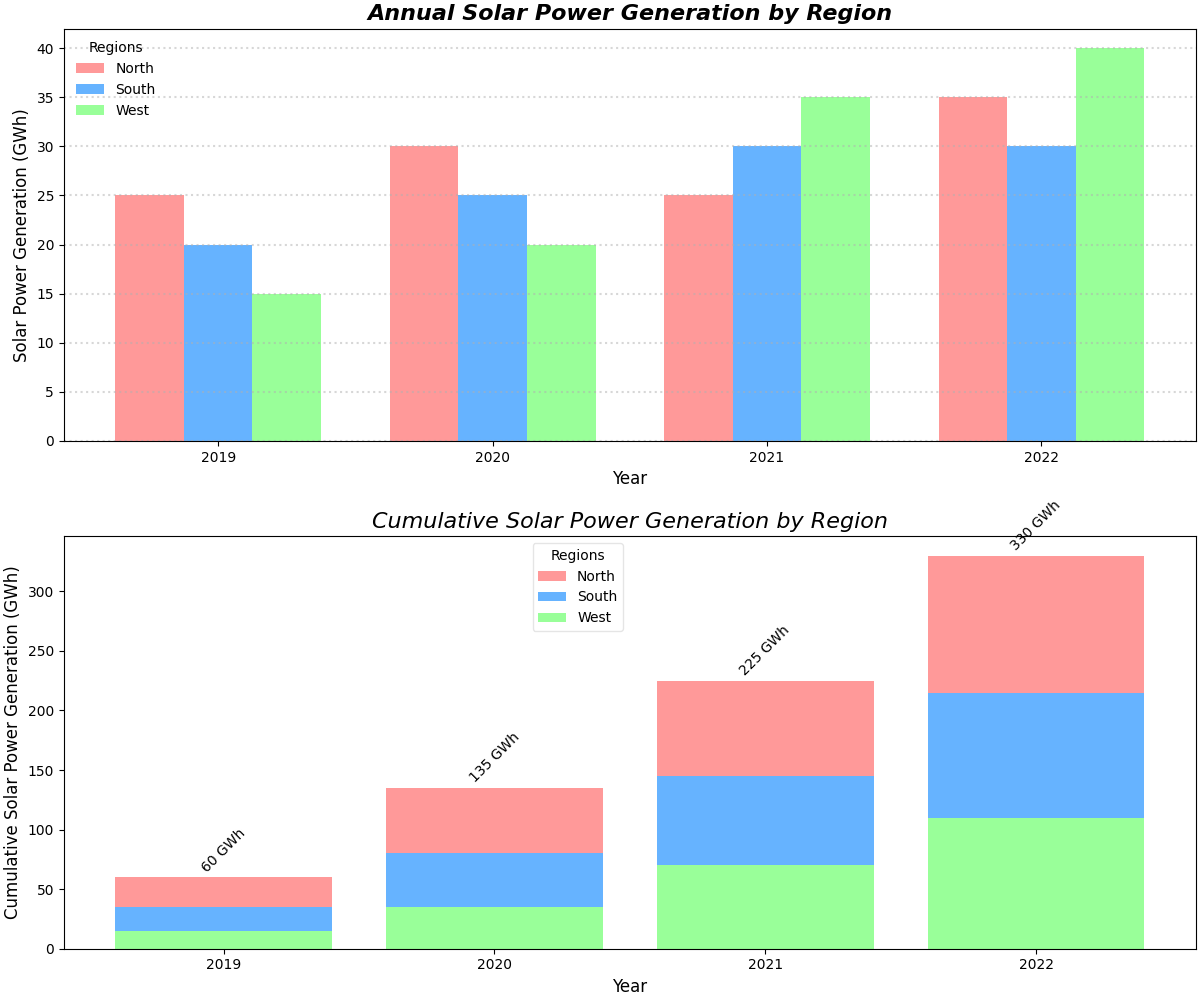

Write the Python code that produced this figure.
import matplotlib.pyplot as plt
import numpy as np

regions = ['North', 'South', 'West']
years = ['2019', '2020', '2021', '2022']

north_generation = np.array([25, 30, 25, 35])
south_generation = np.array([20, 25, 30, 30])
west_generation = np.array([15, 20, 35, 40])

north_cumulative = np.cumsum(north_generation)
south_cumulative = np.cumsum(south_generation)
west_cumulative = np.cumsum(west_generation)

colors = ['#ff9999', '#66b3ff', '#99ff99']

fig, axs = plt.subplots(nrows=2, figsize=(12, 10), constrained_layout=True)

x = np.arange(len(years))
bar_width = 0.25

axs[0].bar(x - bar_width, north_generation, width=bar_width, color=colors[0], label='North')
axs[0].bar(x, south_generation, width=bar_width, color=colors[1], label='South')
axs[0].bar(x + bar_width, west_generation, width=bar_width, color=colors[2], label='West')

axs[0].set_xlabel('Year', fontsize=12)
axs[0].set_ylabel('Solar Power Generation (GWh)', fontsize=12)
axs[0].set_title('Annual Solar Power Generation by Region', fontsize=16, fontweight='bold', style='italic')
axs[0].set_xticks(x)
axs[0].set_xticklabels(years)
axs[0].legend(title='Regions', loc='upper left', frameon=False)
axs[0].yaxis.grid(True, linestyle=':', linewidth=1.5, alpha=0.5)

axs[1].bar(years, north_cumulative, color=colors[0], label='North', bottom=south_cumulative + west_cumulative)
axs[1].bar(years, south_cumulative, color=colors[1], label='South', bottom=west_cumulative)
axs[1].bar(years, west_cumulative, color=colors[2], label='West')

axs[1].set_xlabel('Year', fontsize=12)
axs[1].set_ylabel('Cumulative Solar Power Generation (GWh)', fontsize=12)
axs[1].set_title('Cumulative Solar Power Generation by Region', fontsize=16, fontweight='normal', style='oblique')

for i, (n, s, w) in enumerate(zip(north_cumulative, south_cumulative, west_cumulative)):
    axs[1].text(i, n + s + w + 2, f'{n+s+w} GWh', ha='center', va='bottom', fontsize=10, fontweight='normal', rotation=45)

axs[1].legend(title='Regions', bbox_to_anchor=(0.5, 1), loc='upper right', framealpha=0.5)

plt.show()
